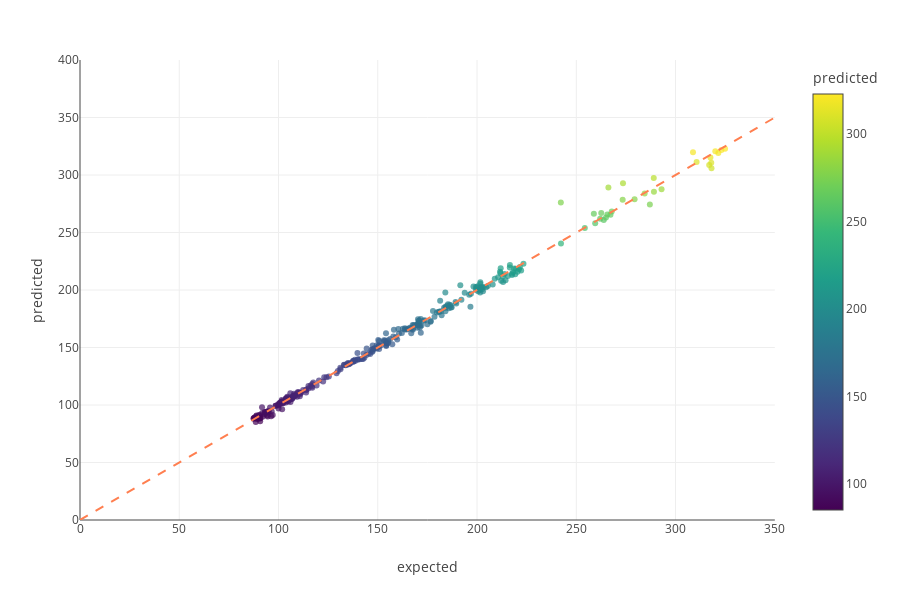

Notebook code for this chart:
### Markdown cell above
Link: https://drive.google.com/open?id=1pQsWELUv3R-5MzKWPFxsbErrNFoyCJoG

### Code cell
# visualizing the expect and predicted close price (Ridge)
import plotly.express as px
import plotly.graph_objects as go
# create dataframe 
results_df = pd.DataFrame(expected_Ridge.values, columns=["expected"])
results_df["predicted"] = predicted_Ridge
#produce the scatter plot
graph = px.scatter(results_df, x="expected", y="predicted", template="none", color="predicted", opacity=.7)

#add the "perfect prediction" line; this is not the regression line
graph.update_layout(
    
    shapes=[    
        go.layout.Shape(
            type="line",
            x0=0, y0=0,
            x1=350, y1=350,
            line=dict(color="coral", width=2, dash="dash")
        )
    ]
)

#need to change axes limits; otherwise, plotly will auto-scale, leading to confusion
graph.update_layout(xaxis = dict(range = [0,350]))
graph.update_layout(yaxis = dict(range = [0,400]))

graph.show()

### Figure 1 — Plotly figure (JSON) as saved in the notebook; plotly's stock layout.template omitted (floating-point values rounded to 4 significant figures; data arrays with more than 128 entries replaced by an {"elided": "..."} marker saying what was removed)
{"data": [{"hoverlabel": {"namelength": 0}, "hovertemplate": "expected=%{x}<br>predicted=%{marker.color}", "legendgroup": "", "marker": {"color": {"elided": "315 float values"}, "coloraxis": "coloraxis", "opacity": 0.7, "symbol": "circle"}, "mode": "markers", "name": "", "showlegend": false, "type": "scatter", "x": {"elided": "315 float values"}, "xaxis": "x", "y": {"elided": "315 float values"}, "yaxis": "y"}], "layout": {"coloraxis": {"colorbar": {"title": {"text": "predicted"}}, "colorscale": [[0, "#440154"], [0.1111, "#482878"], [0.2222, "#3e4989"], [0.3333, "#31688e"], [0.4444, "#26828e"], [0.5556, "#1f9e89"], [0.6667, "#35b779"], [0.7778, "#6ece58"], [0.8889, "#b5de2b"], [1, "#fde725"]]}, "height": 600, "legend": {"tracegroupgap": 0}, "margin": {"t": 60}, "shapes": [{"line": {"color": "coral", "dash": "dash", "width": 2}, "type": "line", "x0": 0, "x1": 350, "y0": 0, "y1": 350}], "xaxis": {"anchor": "y", "domain": [0, 0.98], "range": [0, 350], "title": {"text": "expected"}}, "yaxis": {"anchor": "x", "domain": [0, 1], "range": [0, 400], "title": {"text": "predicted"}}}}
